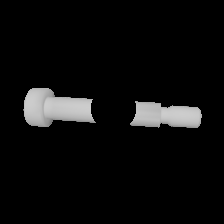
#> input picture DataSet_Tools/AddOcclusion/middle_crop.png, 224 x 224 px, given as the content of the folder mapa3789/Pixel2Mesh/HandToolsRendered/ShapeNetHandTools_V13/, which was not available
$ python calc_item_split.py   (older library calls are emulated)
#> lines starting #> are read from the running program, lines starting #| are printed output that depends on the picture; after the words box and inside, x2 and y2 are one past the last pixel; in counts of white or black regions, pixels touching at a corner belong together; pictures that were not available may be replaced by others from this repository, and a replacement may not be noted
from PIL import Image, ImageDraw
import numpy as np
import os,sys, cv2, imutils, glob
#from skimage.metrics import structural_similarity as ssim ## for version > 0.18
from skimage.measure import compare_ssim as ssim

ground_truth_images_path = "/datasets_nas/mapa3789/Pixel2Mesh/HandToolsRendered/ShapeNetHandTools_V13/"
cropped_images_path = "/datasets_nas/mapa3789/Pixel2Mesh/HandToolsRendered/ShapeNetHandTools_Occultation_Small/"


# ground_truth_images_path = "/Users/markuspaschke/Desktop/Master_backup/Master/ShapeNetAddOccultation/TESTING/scissors_original"
# cropped_images_path = "/Users/markuspaschke/Desktop/Master_backup/Master/ShapeNetAddOccultation/TESTING/scissors_cropped"

def listFiles(dir, ext, ignoreExt=None):
    """
    Return array of all files in dir ending in ext but not ignoreExt.
    """
#> called with ext = '.png'
    matches = []
    for root, dirs, files in os.walk(dir):
        for f in files:
            if f.endswith(ext):
                if not ignoreExt or (ignoreExt and not f.endswith(ignoreExt)):
                    matches.append(os.path.join(root, f))
    return matches


# [14 lines of commented-out code are left out]


def fill_holes(file, save_name):
    # Read image
    im_in = cv2.imread(file, cv2.IMREAD_GRAYSCALE);

    th, im_th = cv2.threshold(im_in, 100, 1, cv2.THRESH_BINARY_INV);

    # Copy the thresholded image.
    im_floodfill = im_th.copy()

    # Mask used to flood filling.
    # Notice the size needs to be 2 pixels than the image.
    h, w = im_th.shape[:2]
    mask = np.zeros((h+2, w+2), np.uint8)

    # Floodfill from point (0, 0)
    cv2.floodFill(im_floodfill, mask, (0,0), 255);

    # Invert floodfilled image
    im_floodfill_inv = cv2.bitwise_not(im_floodfill)

    # Combine the two images to get the foreground.
    im_out = im_th | im_floodfill_inv
    cv2.imwrite(save_name,im_out)

def has_item_split(ground_truth_image, cropped_image):

    # load the two input images
#> called with ground_truth_image = '_only/middle_crop.png', cropped_image = '_only/middle_crop.png'
    imageA = cv2.imread(ground_truth_image)
#> imageA is the input picture: shape (224, 224, 3); min 0, max 205, mean 12.7
    imageB = cv2.imread(cropped_image)
    # convert the images to grayscale
    grayA = cv2.cvtColor(imageA, cv2.COLOR_BGR2GRAY)
    grayB = cv2.cvtColor(imageB, cv2.COLOR_BGR2GRAY)

    # compute the Structural Similarity Index (SSIM) between the two
    # images, ensuring that the difference image is returned
    (score, diff) = ssim(grayA, grayB, full=True)
#> diff: shape (224, 224) float64; every value is 1
#> score = 1
    diff = (diff * 255).astype("uint8")
#> diff: shape (224, 224); every value is 255

    # threshold the difference image, followed by finding contours to
    # obtain the regions of the two input images that differ
    thresh = cv2.threshold(diff, 0, 255,
    	cv2.THRESH_BINARY_INV | cv2.THRESH_OTSU)[1]
#> thresh: shape (224, 224); every value is 0
    cnts = cv2.findContours(thresh.copy(), cv2.RETR_EXTERNAL,
    	cv2.CHAIN_APPROX_SIMPLE)
#> cnts = 0 contours
    cnts = imutils.grab_contours(cnts)
#> cnts = []

    # Find enclosing circles
    circles = [cv2.minEnclosingCircle(cnt) for cnt in cnts]
#> circles = []
    # Filter for the largest one
    largest = (0, 0), 0
    for (x, y), radius in circles:
        if radius > largest[1]:
            largest = (int(x), int(y)), int(radius)
#> this loop made 0 passes
#> after the loop, largest = ((0, 0), 0)

    # fill holes -> so we don't count contures which are removed after
    # the corresponding image got cropped
    fill_holes(ground_truth_image, 'filled_original.png')
#> in fill_holes, `th, im_th = cv2.threshold(im_in, 100, 1, cv2.THRESH_BINARY_INV);`:
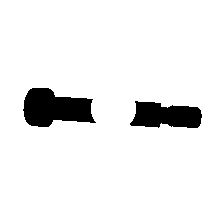
#> im_th: shape (224, 224); values 0 (black) and 1 (white), 93.2% white; 2 black regions, box (x1, y1, x2, y2) and area: (23, 88, 96, 127) 1963, (130, 101, 202, 128) 1448
    filled_original = cv2.cvtColor(cv2.imread("filled_original.png"), cv2.COLOR_BGR2GRAY)

    height,width = filled_original.shape
#> height = 224; width = 224
    mask = np.zeros((height,width), np.uint8)


    cv2.circle(mask,largest[0],largest[1] ,(255,255,255),-1)
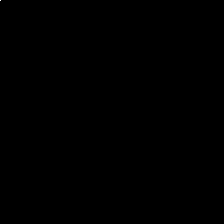
#> mask: shape (224, 224); 0% white in thin lines or dots, all inside (x1, y1, x2, y2) = (0, 0, 1, 1)
    masked_data = cv2.bitwise_and(filled_original, filled_original, mask=mask)
    new = cv2.subtract(filled_original, masked_data)
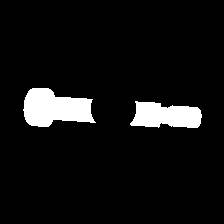
#> new: shape (224, 224); min 0, max 255, mean 18.3

    # amount of contours -> should represet if object is split into two parts
    ret, thresh = cv2.threshold(filled_original, 0, 255,0)
    contours,hierarchy = cv2.findContours(thresh,1,1)
#> contours = 1 contour; box (x1, y1, x2, y2) and area: (0, 0, 224, 224) 49729
    contour_length_original = len(contours)
#> contour_length_original = 1

    ret, thresh = cv2.threshold(new, 0, 255,cv2.THRESH_OTSU)
#> ret = 1
    contours,hierarchy = cv2.findContours(thresh,1,1)
#> contours = 2 contours; box (x1, y1, x2, y2) and area: (23, 88, 96, 127) 1866, (130, 101, 202, 128) 1358
    contour_length_cropped = len(contours)
#> contour_length_cropped = 2


    # [14 lines of commented-out code are left out]

    return contour_length_original < contour_length_cropped


def draw_contour(file):
    img = cv2.imread(file)
    gray = cv2.cvtColor(img, cv2.COLOR_BGR2GRAY)
    ret,thresh = cv2.threshold(gray,0,255,cv2.THRESH_OTSU)
    contours,h = cv2.findContours(thresh,1,2)
    for cnt in contours:
        cv2.drawContours(img,[cnt],0,(0,0,255),1)
    return img

def save_to_pickle(splitted):
    print("Saving splitted to pickle")
    with open("tmp/item_split.dat", 'wb') as f:
        pickle.dump(splitted, f, protocol=pickle.HIGHEST_PROTOCOL)

def cleanup():
    tmp_files = glob.glob("./*.png")
    if(len(tmp_files) > 0):
        print("Removing tmp files: {}".format(" ".join(tmp_files)))
        for file in tmp_files:
            os.remove(file)

def run():
    ground_truth_images = listFiles(ground_truth_images_path, ".png")
    cropped_images = listFiles(cropped_images_path, ".png")

    if(len(ground_truth_images) == 0):
        print("No .png files found")
        sys.exit()
    elif(len(ground_truth_images) != len(cropped_images)):
        print("ground truth images and cropped images do not match (different size)")
        sys.exit()

    splitted = {}

    for index, file in enumerate(ground_truth_images):

        if (index % 50 == 0):
            print("{}/{}".format(index, len(ground_truth_images)))

        item_splitted = has_item_split(file, cropped_images[index])
#> item_splitted = True
        splitted[file] = item_splitted

    save_to_pickle(splitted)
    cleanup()

#> (the run stopped early here; a loop or call above may not have finished)
